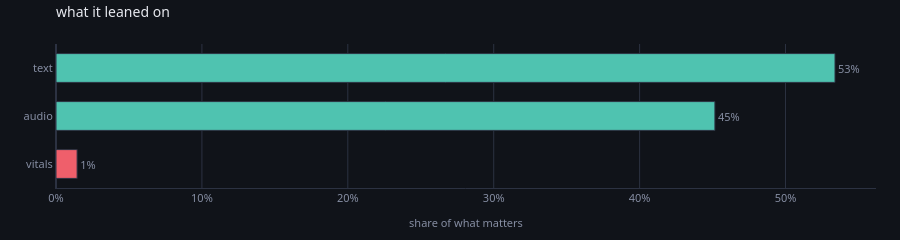

The cell this chart's notebook holds for it:
### Markdown cell above
---
# Problem 3 — a branch nobody is using

## The problematic architecture and configuration

The healthy architecture, on the data as it stands. It trains, it is healthy,
and there are three branches in it.

### Code cell
from soma_next.data import contribution, leaned, leaning, shares  # noqa: E402

said = contribution(cooled, DATA, objective=torch.nn.functional.mse_loss)
leaned(said)

### Figure 1 — Plotly figure (JSON) as saved in the notebook; plotly's stock layout.template omitted (floating-point values rounded to 4 significant figures)
{"data": [{"cliponaxis": false, "customdata": [["IGNORED_INPUT(vitals)", 0.001832], ["nothing tripped", 0.05711], ["nothing tripped", 0.06752]], "hovertemplate": "<b>%{y}</b><br>%{x:.1%} of what matters<br>the score is %{customdata[1]:.4g} worse without it<br>%{customdata[0]}<extra></extra>", "marker": {"color": ["#ef5f6b", "#4fc3b0", "#4fc3b0"], "line": {"color": "#2c3242", "width": 1}}, "orientation": "h", "text": ["1%", "45%", "53%"], "textfont": {"color": "#868ea3", "size": 11}, "textposition": "outside", "type": "bar", "x": [0.01449, 0.4516, 0.5339], "y": ["vitals", "audio", "text"]}], "layout": {"bargap": 0.4, "font": {"color": "#e7e9ef", "family": "system-ui, -apple-system, Segoe UI, Roboto, sans-serif", "size": 12}, "height": 230, "hoverlabel": {"align": "left", "bgcolor": "#1a1e28", "bordercolor": "#2c3242", "font": {"color": "#e7e9ef", "family": "system-ui, -apple-system, Segoe UI, Roboto, sans-serif"}}, "legend": {"bgcolor": "rgba(0,0,0,0)", "font": {"color": "#868ea3"}, "orientation": "h", "x": 1, "xanchor": "right", "y": 1.02, "yanchor": "bottom"}, "margin": {"b": 44, "l": 56, "r": 24, "t": 44}, "paper_bgcolor": "#101319", "plot_bgcolor": "#101319", "showlegend": false, "title": {"font": {"size": 14}, "text": "what it leaned on", "x": 0, "xanchor": "left", "xref": "paper", "y": 0.97, "yanchor": "top"}, "xaxis": {"gridcolor": "#2c3242", "linecolor": "#2c3242", "tickfont": {"color": "#868ea3", "size": 11}, "tickformat": ".0%", "title": {"font": {"color": "#868ea3", "size": 11}, "text": "share of what matters"}, "zerolinecolor": "#2c3242"}, "yaxis": {"automargin": true, "gridcolor": "#2c3242", "linecolor": "#2c3242", "showgrid": false, "tickfont": {"color": "#868ea3", "size": 11}, "title": {"font": {"color": "#868ea3", "size": 11}}, "zerolinecolor": "#2c3242"}}}
